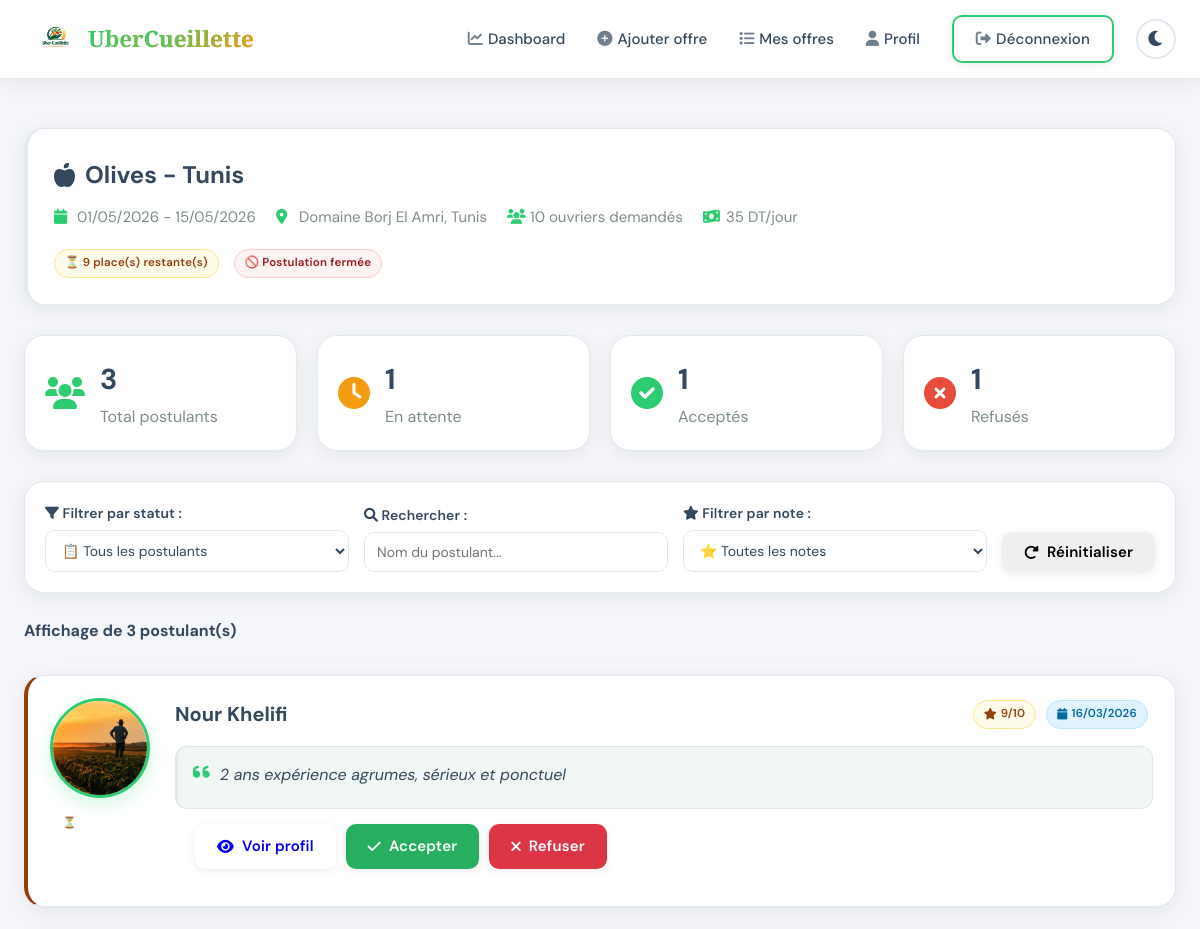
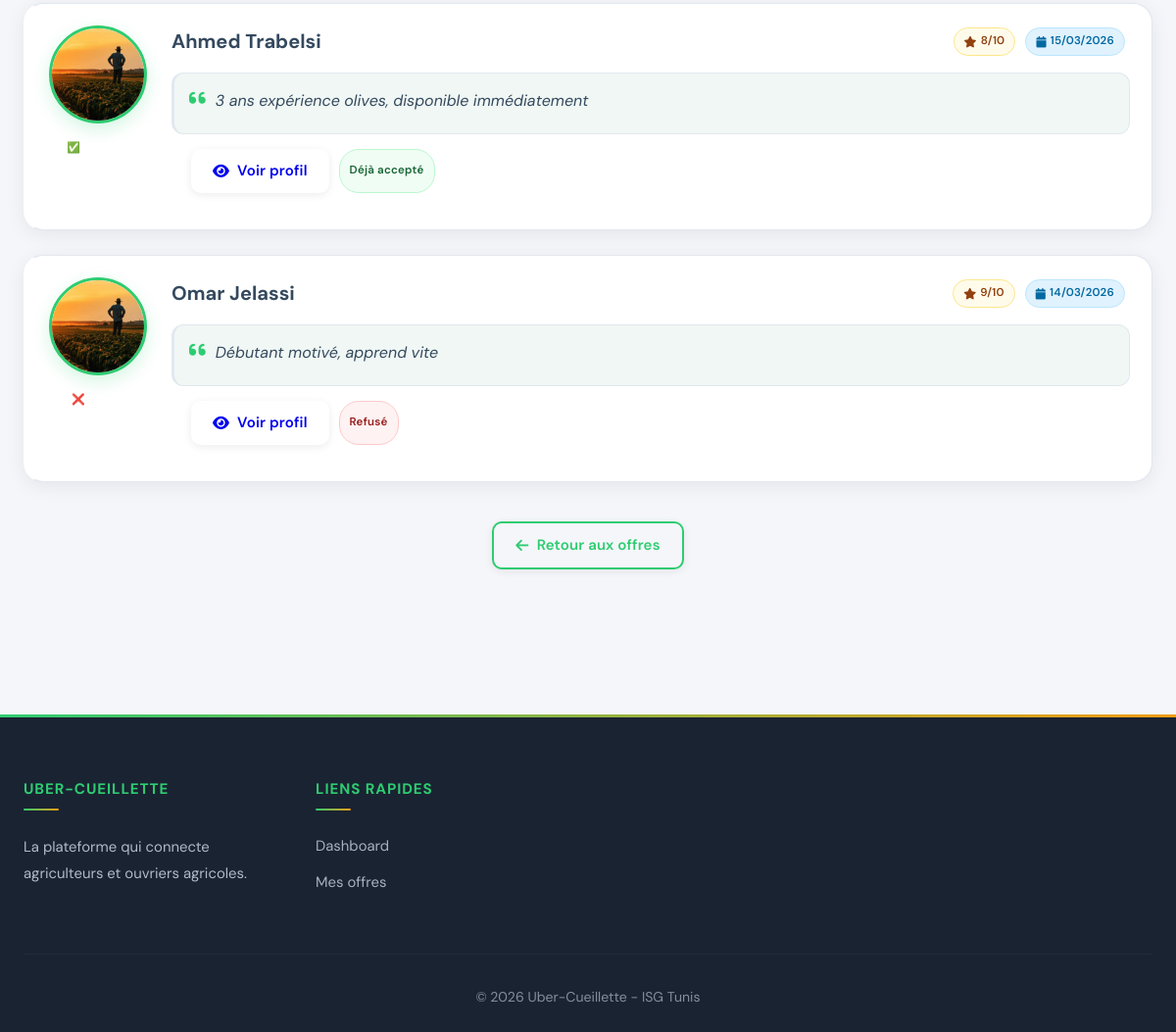
/src/agriculteur/postulants.php?offre=1 (signed in), run on the app's committed database (2 pictures, top to bottom).
### tables this page shows
CREATE TABLE IF NOT EXISTS `uber_cueillette_offre` (
  `id_offre` int NOT NULL AUTO_INCREMENT,
  `id_type_fruit` int NOT NULL,
  `id_gouvernorat` int NOT NULL,
  `adresse` varchar(50) NOT NULL,
  `date_debut` date NOT NULL,
  `date_fin` date NOT NULL,
  `nombre_ouvriers` int NOT NULL,
  `prix_journee` float NOT NULL,
  `description` TEXT,
  `date_limite` date NOT NULL,
  `id_agriculteur` int NOT NULL,
  PRIMARY KEY (`id_offre`),
  KEY `fk_offre_type_fruit` (`id_type_fruit`),
  KEY `fk_offre_gouvernorat` (`id_gouvernorat`),
  KEY `fk_offre_agriculteur` (`id_agriculteur`)
);

CREATE TABLE IF NOT EXISTS `uber_cueillette_type_fruit` (
  `id_type_fruit` int NOT NULL AUTO_INCREMENT,
  `libelle` varchar(20) NOT NULL,
  PRIMARY KEY (`id_type_fruit`)
);

CREATE TABLE IF NOT EXISTS `uber_cueillette_gouvernorat` (
  `id_gouvernorat` int NOT NULL AUTO_INCREMENT,
  `libelle` varchar(30) NOT NULL,
  PRIMARY KEY (`id_gouvernorat`)
);

CREATE TABLE IF NOT EXISTS `uber_cueillette_candidature` (
  `id_candidature` int NOT NULL AUTO_INCREMENT,
  `id_offre` int NOT NULL,
  `id_ouvrier` int NOT NULL,
  `decision` enum('en_attente','acceptee','refusee') DEFAULT 'en_attente',
  `date_candidature` timestamp NULL DEFAULT CURRENT_TIMESTAMP,
  `note` int DEFAULT NULL,
  `commentaire` varchar(50) DEFAULT NULL,
  `remuneration` float DEFAULT NULL,
  PRIMARY KEY (`id_candidature`),
  KEY `fk_candidature_offre` (`id_offre`),
  KEY `fk_candidature_ouvrier` (`id_ouvrier`)
);

CREATE TABLE IF NOT EXISTS `uber_cueillette_ouvrier` (
  `id_ouvrier` int NOT NULL AUTO_INCREMENT,
  `nom` varchar(30) NOT NULL,
  `prenom` varchar(30) NOT NULL,
  `CIN` varchar(8) NOT NULL,
  `email` varchar(30) NOT NULL,
  `photo` longblob,
  `description` varchar(100) DEFAULT NULL,
  `pseudo` varchar(30) NOT NULL,
  `password` varchar(255) NOT NULL,
  PRIMARY KEY (`id_ouvrier`),
  UNIQUE KEY `CIN` (`CIN`),
  UNIQUE KEY `email` (`email`),
  UNIQUE KEY `pseudo` (`pseudo`)
);

### src/agriculteur/postulants.php (the view, shortened to what the rows shown need)
<?php
require_once('../config/database.php');
$id_agriculteur = $_SESSION['user_id'];
$id_offre = isset($_GET['offre']) ? intval($_GET['offre']) : 0;
$sql = "SELECT o.*, tf.libelle as type_fruit, g.libelle as gouvernorat
        FROM uber_cueillette_offre o
        JOIN uber_cueillette_type_fruit tf ON o.id_type_fruit = tf.id_type_fruit
        JOIN uber_cueillette_gouvernorat g ON o.id_gouvernorat = g.id_gouvernorat
        WHERE o.id_offre = ? AND o.id_agriculteur = ?";
$stmt = $pdo->prepare($sql);
$stmt->execute([$id_offre, $id_agriculteur]);
$offre = $stmt->fetch();
$sql = "SELECT c.*, ouv.nom, ouv.prenom, ouv.id_ouvrier, ouv.description, ouv.photo,
        (SELECT AVG(note) FROM uber_cueillette_candidature WHERE id_ouvrier = ouv.id_ouvrier AND note IS NOT NULL) as moyenne_notes
        FROM uber_cueillette_candidature c
        JOIN uber_cueillette_ouvrier ouv ON c.id_ouvrier = ouv.id_ouvrier
        WHERE c.id_offre = ?
        ORDER BY
            CASE c.decision
                WHEN 'en_attente' THEN 1
                WHEN 'acceptee' THEN 2
                ELSE 3
            END,
            c.date_candidature DESC";
$stmt = $pdo->prepare($sql);
$stmt->execute([$id_offre]);
$postulants = $stmt->fetchAll();
function getPhotoUrl($photo_blob) {
    $default = '../images/default-profile.jpg';
    if (empty($photo_blob)) {
        return $default;
    }
}
$en_attente = 0;
$acceptes = 0;
$refuses = 0;
foreach ($postulants as $p) {
    if ($p['decision'] == 'en_attente') $en_attente++;
    elseif ($p['decision'] == 'acceptee') $acceptes++;
    elseif ($p['decision'] == 'refusee') $refuses++;
}
$places_restantes = $offre['nombre_ouvriers'] - $acceptes;
$offre_complete = ($acceptes >= $offre['nombre_ouvriers']);
?>
<!DOCTYPE html>
<html lang="fr">
<head>
    <link rel="stylesheet" href="../css/style.css">
    <link rel="stylesheet" href="https://cdnjs.cloudflare.com/ajax/libs/font-awesome/6.0.0/css/all.min.css">
</head>
<body>
<main>
    <div class="container">
        <div class="offre-header-card">
            <div class="offre-header-content">
                <div>
                    <h1 class="offre-header-title">
                        <i class="fas fa-apple-alt"></i>
                        <?php echo htmlspecialchars($offre['type_fruit'] . ' - ' . $offre['gouvernorat']); ?>
                    </h1>
                    <div class="offre-header-meta">
                        <span><i class="fas fa-calendar"></i> <?php echo date('d/m/Y', strtotime($offre['date_debut'])); ?> - <?php echo date('d/m/Y', strtotime($offre['date_fin'])); ?></span>
                        <span><i class="fas fa-map-marker-alt"></i> <?php echo htmlspecialchars($offre['adresse']); ?></span>
                        <span><i class="fas fa-users"></i> <?php echo $offre['nombre_ouvriers']; ?> ouvriers demandés</span>
                        <span><i class="fas fa-money-bill-wave"></i> <?php echo $offre['prix_journee']; ?> DT/jour</span>
                    </div>
                </div>
                <div class="offre-header-badges">
                    <?php if ($offre_complete): ?>
                        <span class="badge badge-success">✅ Offre complète</span>
                    <?php else: ?>
                        <span class="badge badge-warning">⏳ <?php echo $places_restantes; ?> place(s) restante(s)</span>
                    <?php endif; ?>
                    <?php if ($offre['date_limite'] >= date('Y-m-d')): ?>
                        <span class="badge badge-info">📅 Postulation ouverte</span>
                    <?php else: ?>
                        <span class="badge badge-danger">🚫 Postulation fermée</span>
                    <?php endif; ?>
                </div>
            </div>
        </div>
        <?php if (empty($postulants)): ?>
            <div class="empty-state">
                <i class="fas fa-users"></i>
                <h3>Aucun postulant pour le moment</h3>
                <p>Personne n'a encore postulé à cette offre</p>
                <a href="mes-offres.php" class="btn btn-outline">Retour aux offres</a>
            </div>
        <?php else: ?>
            <div class="candidatures-list" id="liste-postulants">
                <?php foreach($postulants as $p):
                    if ($p['decision'] == 'en_attente') {
                        $statut_texte = '⏳ En attente';
                        $statut_data = 'en_attente';
                    } elseif ($p['decision'] == 'acceptee') {
                        $statut_texte = '✅ Accepté';
                        $statut_data = 'acceptee';
                    } else {
                        $statut_texte = '❌ Refusé';
                        $statut_data = 'refusee';
                    }
                    $moyenne = round($p['moyenne_notes'] ?? 0, 1);
                    $photo_url = getPhotoUrl($p['photo']);
                ?>
                <div class="card candidature-card"
                    data-statut="<?php echo $statut_data; ?>"
                    data-nom="<?php echo strtolower($p['prenom'] . ' ' . $p['nom']); ?>"
                    data-note="<?php echo $moyenne; ?>">
                    <div class="card-body">
                        <div class="candidature-content">
                            <div class="candidature-photo">
                                <img src="<?php echo $photo_url; ?>" alt="Photo" class="profile-img"
                                     onerror="this.src='../images/default-profile.jpg'">
                                <br><br>
                                <div class="candidature-statut-badge statut-<?php echo $p['decision']; ?>">
                                    <?php echo $statut_texte; ?>
                                </div>
                            </div>
                            <div class="candidature-info">
                                <div class="candidature-header">
                                    <h3 class="candidature-nom">
                                        <?php echo htmlspecialchars($p['prenom'] . ' ' . $p['nom']); ?>
                                    </h3>
                                    <div class="candidature-badges">
                                        <?php if ($moyenne > 0): ?>
                                        <span class="badge badge-warning">
                                            <i class="fas fa-star"></i> <?php echo $moyenne; ?>/10
                                        </span>
                                        <?php else: ?>
                                        <span class="badge badge-secondary">
                                            ⭐ Nouveau
                                        </span>
                                        <?php endif; ?>
                                        <span class="badge badge-info">
                                            <i class="fas fa-calendar"></i>
                                            <?php echo date('d/m/Y', strtotime($p['date_candidature'])); ?>
                                        </span>
                                    </div>
                                </div>
                                <?php if (!empty($p['description'])): ?>
                                <div class="candidature-comment">
                                    <i class="fas fa-quote-left"></i>
                                    <div class="comment-content">
                                        <p><?php echo htmlspecialchars($p['description']); ?></p>
                                    </div>
                                </div>
                                <?php endif; ?>
                                <div class="candidature-footer">
                                    <div class="candidature-actions">
                                        <a href="profil-ouvrier.php?id=<?php echo $p['id_ouvrier']; ?>" class="btn btn-secondary">
                                            <i class="fas fa-eye"></i> Voir profil
                                        </a>
                                        <?php if ($p['decision'] == 'en_attente' && !$offre_complete): ?>
                                        <button class="btn btn-success btn-accepter" data-id="<?php echo $p['id_candidature']; ?>">
                                            <i class="fas fa-check"></i> Accepter
                                        </button>
                                        <button class="btn btn-danger btn-refuser" data-id="<?php echo $p['id_candidature']; ?>">
                                            <i class="fas fa-times"></i> Refuser
                                        </button>
                                        <?php elseif ($p['decision'] == 'en_attente' && $offre_complete): ?>
                                        <span class="badge badge-warning">Offre complète - En attente</span>
                                        <?php elseif ($p['decision'] == 'acceptee'): ?>
                                        <span class="badge badge-success">Déjà accepté</span>
                                        <?php else: ?>
                                        <span class="badge badge-danger">Refusé</span>
                                        <?php endif; ?>
                                    </div>
                                </div>
                            </div>
                        </div>
                    </div>
                </div>
                <?php endforeach; ?>
            </div>
        <?php endif; ?>
    </div>
</main>
</body>
</html>

### data on the page
uber_cueillette_offre: id_type_fruit.libelle "Olives - Tunis", date_debut "01/05/2026", date_fin "15/05/2026", adresse "Domaine Borj El Amri, Tunis", nombre_ouvriers "10", prix_journee "35", nombre_ouvriers "9"
uber_cueillette_candidature: decision "⏳ En attente", id_ouvrier.nom "Nour Khelifi", moyenne "9", date_candidature "16/03/2026", id_ouvrier.description "2 ans expérience agrumes, sérieux et ponctuel"
uber_cueillette_candidature: decision "✅ Accepté", id_ouvrier.nom "Ahmed Trabelsi", moyenne "8", date_candidature "15/03/2026", id_ouvrier.description "3 ans expérience olives, disponible immédiatement", shows "Déjà accepté"
uber_cueillette_candidature: decision "❌ Refusé", id_ouvrier.nom "Omar Jelassi", moyenne "9", date_candidature "14/03/2026", id_ouvrier.description "Débutant motivé, apprend vite"

### other printed values
$total_postulants "3"
$en_attente "1"
$acceptes "1"
$refuses "1"
count($postulants) "3"
